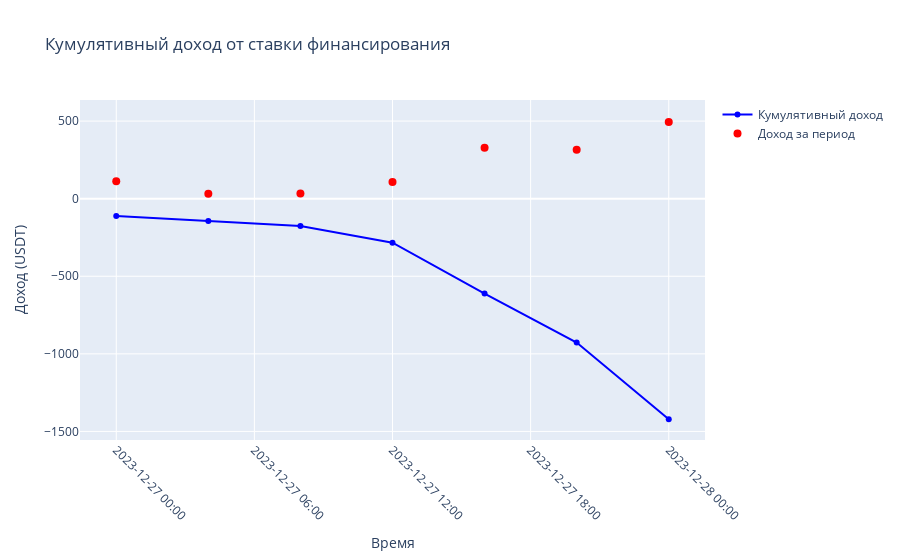

Notebook code for this chart:
### Code cell
import plotly.graph_objs as go
from plotly.offline import iplot

# Создаем объекты для линий графика
trace1 = go.Scatter(
    x=fr_df.index, 
    y=fr_df['кумулятивный_доход'], 
    mode='lines+markers',
    name='Кумулятивный доход',
    marker=dict(color='blue'),
    line=dict(width=2)
)

trace2 = go.Scatter(
    x=fr_df.index, 
    y=fr_df['доход'] * (-1), 
    mode='markers',
    name='Доход за период',
    marker=dict(color='red', size=8)
)

# Добавляем текст к точкам на графике, если доход не равен нулю
text = [str(round(value, 2)) if value != 0 else '' for value in fr_df['доход']]

trace2.update(text=text)
trace2.update(textposition='top center')

# Определяем макет графика
layout = go.Layout(
    title='Кумулятивный доход от ставки финансирования',
    xaxis=dict(
        title='Время',
        tickformat='%Y-%m-%d %H:%M',
        tickangle=45
    ),
    yaxis=dict(
        title='Доход (USDT)'
    ),
    showlegend=True
)

# Создаем фигуру с данными и макетом
fig = go.Figure(data=[trace1, trace2], layout=layout)

# Отображаем график
iplot(fig)

### Figure 1 — Plotly figure (JSON) as saved in the notebook; plotly's stock layout.template omitted (floating-point values rounded to 4 significant figures)
{"data": [{"line": {"width": 2}, "marker": {"color": "blue"}, "mode": "lines+markers", "name": "Кумулятивный доход", "type": "scatter", "x": ["2023-12-27T00:00:00+00:00", "2023-12-27T04:00:00+00:00", "2023-12-27T08:00:00+00:00", "2023-12-27T12:00:00.001000+00:00", "2023-12-27T16:00:00+00:00", "2023-12-27T20:00:00+00:00", "2023-12-28T00:00:00+00:00"], "y": [-112.2, -143.8, -176.5, -283.4, -611.5, -927.4, -1421.0]}, {"marker": {"color": "red", "size": 8}, "mode": "markers", "name": "Доход за период", "text": ["-112.25", "-31.57", "-32.69", "-106.88", "-328.12", "-315.89", "-494.08"], "textposition": "top center", "type": "scatter", "x": ["2023-12-27T00:00:00+00:00", "2023-12-27T04:00:00+00:00", "2023-12-27T08:00:00+00:00", "2023-12-27T12:00:00.001000+00:00", "2023-12-27T16:00:00+00:00", "2023-12-27T20:00:00+00:00", "2023-12-28T00:00:00+00:00"], "y": [112.2, 31.57, 32.69, 106.9, 328.1, 315.9, 494.1]}], "layout": {"showlegend": true, "title": {"text": "Кумулятивный доход от ставки финансирования"}, "xaxis": {"tickangle": 45, "tickformat": "%Y-%m-%d %H:%M", "title": {"text": "Время"}}, "yaxis": {"title": {"text": "Доход (USDT)"}}}}
